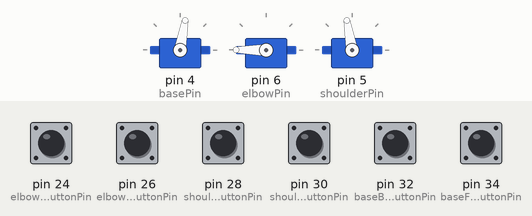
A sketch run on a simulated Arduino Mega 2560, built with avr-gcc and run on an emulated ATmega2560. On the bench: 3 × servo. Inputs (shaded band) come from the test bench; at power-on: pin 24 (elbowDownButtonPin), pin 26 (elbowUpButtonPin), pin 28 (shoulderDownButtonPin), pin 30 (shoulderUpButtonPin), pin 32 (baseBackwardButtonPin), pin 34 (baseForwardButtonPin) HIGH.

Above: at 1.2 s.
1.3 s: pin 28 (shoulderDownButtonPin) pulled LOW for 0.15 s
At 1.9 s:
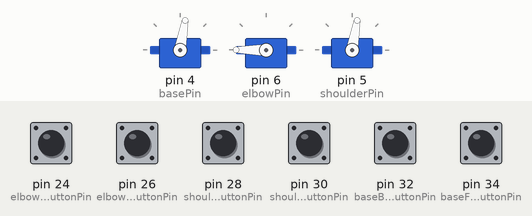
2.9 s: pin 30 (shoulderUpButtonPin) pulled LOW for 1 s
At 5.1 s:
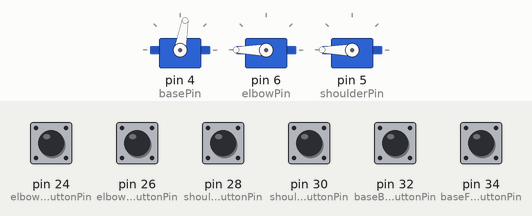
5.9 s: pin 32 (baseBackwardButtonPin) pulled LOW for 1 s
At 7.2 s:
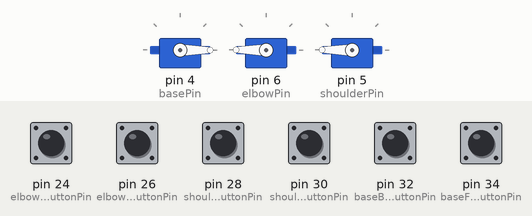
8.4 s: pin 24 (elbowDownButtonPin) pulled LOW for 0.15 s
At 9.2 s:
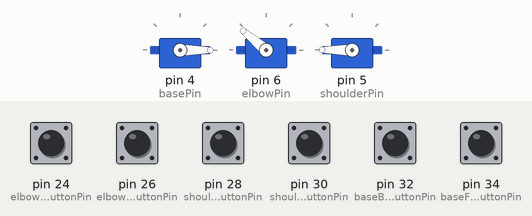
10.0 s: pin 34 (baseForwardButtonPin) pulled LOW for 0.15 s
At 10.4 s:
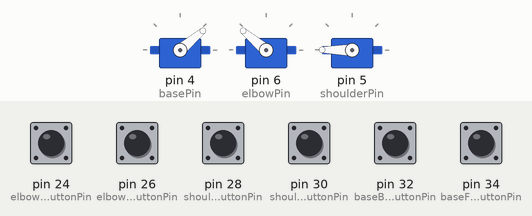
11.6 s: pin 26 (elbowUpButtonPin) pulled LOW for 0.15 s
At 12.8 s:
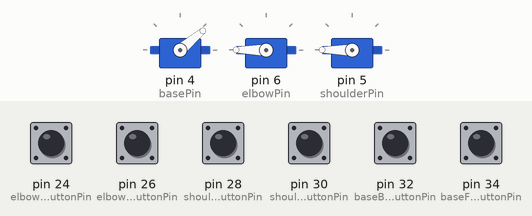
Timing chart, 0 to 14.2 s (numbered marks = the images above; inputs shaded):
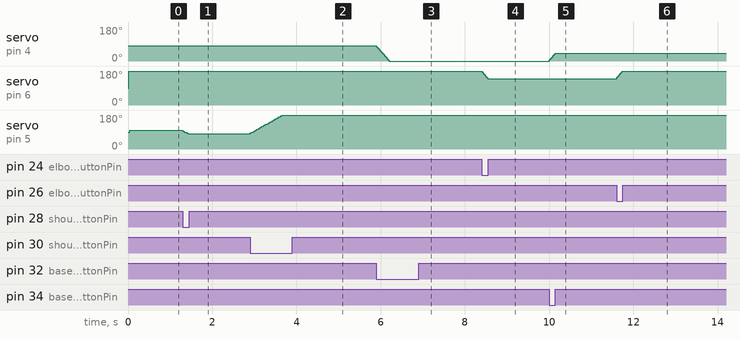

Measured:
- after the input at 1.3 s, servo on pin 5 (shoulderPin): 100° → 80° at once
- after the input at 2.9 s, servo on pin 5 (shoulderPin): moves from 80° to 180° over 0.76 s, starting at once
- after the input at 5.9 s, servo on pin 4 (basePin): moves from 80° to 0° over 0.30 s, starting at once
- after the input at 8.4 s, servo on pin 6 (elbowPin): 180° → 140° at once
- after the input at 10.0 s, servo on pin 4 (basePin): 0° → 40° at once
- after the input at 11.6 s, servo on pin 6 (elbowPin): 140° → 180° at once

The sketch:

buttons_robot_arm_control.ino
```cpp
#include <Servo.h>

Servo baseServo;
Servo shoulderServo;
Servo elbowServo;
Servo wristServo;

const int basePin = 4;
const int shoulderPin = 5;
const int elbowPin = 6;
const int wristPin = 7;

// Initial angles for each joint
int baseAngle = 80;
int shoulderAngle = 100;
int elbowAngle = 180;
int wristAngle = 90;

// Button pins
const int baseForwardButtonPin = 34;
const int baseBackwardButtonPin = 32;
const int shoulderUpButtonPin = 30;
const int shoulderDownButtonPin = 28;
const int elbowUpButtonPin = 26;
const int elbowDownButtonPin = 24;

void moveBase(int angle)
{
  baseServo.write(angle);
  baseAngle = angle;
  delay(20);
}

void moveShoulder(int angle)
{
  shoulderServo.write(angle);
  shoulderAngle = angle;
  delay(40);
}

void moveElbow(int angle)
{
  elbowServo.write(angle);
  elbowAngle = angle;
  delay(20);
}

void moveWrist(int angle)
{
  wristServo.write(angle);
  wristAngle = angle;
  delay(30);
}

void setup()
{
  baseServo.attach(basePin);
  elbowServo.attach(elbowPin);
  shoulderServo.attach(shoulderPin);

  pinMode(baseForwardButtonPin, INPUT_PULLUP);
  pinMode(baseBackwardButtonPin, INPUT_PULLUP);
  pinMode(shoulderUpButtonPin, INPUT_PULLUP);
  pinMode(shoulderDownButtonPin, INPUT_PULLUP);
  pinMode(elbowUpButtonPin, INPUT_PULLUP);
  pinMode(elbowDownButtonPin, INPUT_PULLUP);

  moveBase(baseAngle);
  moveElbow(elbowAngle);
  moveShoulder(shoulderAngle);
}

void loop()
{
  bool baseForwardButtonState = digitalRead(baseForwardButtonPin) == LOW;
  bool baseBackwardButtonState = digitalRead(baseBackwardButtonPin) == LOW;
  bool shoulderUpButtonState = digitalRead(shoulderUpButtonPin) == LOW;
  bool shoulderDownButtonState = digitalRead(shoulderDownButtonPin) == LOW;
  bool elbowUpButtonState = digitalRead(elbowUpButtonPin) == LOW;
  bool elbowDownButtonState = digitalRead(elbowDownButtonPin) == LOW;

  // Move base
  if (baseForwardButtonState && !baseBackwardButtonState)
  {
    baseAngle += 5;
    if (baseAngle > 180)
      baseAngle = 180;
    moveBase(baseAngle);
  }
  else if (!baseForwardButtonState && baseBackwardButtonState)
  {
    baseAngle -= 5;
    if (baseAngle < 0)
      baseAngle = 0;
    moveBase(baseAngle);
  }

  // Move shoulder
  if (shoulderUpButtonState && !shoulderDownButtonState)
  {
    shoulderAngle += 5;
    if (shoulderAngle > 180)
      shoulderAngle = 180;
    moveShoulder(shoulderAngle);
  }
  else if (!shoulderUpButtonState && shoulderDownButtonState)
  {
    shoulderAngle -= 5;
    if (shoulderAngle < 0)
      shoulderAngle = 0;
    moveShoulder(shoulderAngle);
  }

  // Move elbow
  if (elbowUpButtonState && !elbowDownButtonState)
  {
    elbowAngle += 5;
    if (elbowAngle > 180)
      elbowAngle = 180;
    moveElbow(elbowAngle);
  }
  else if (!elbowUpButtonState && elbowDownButtonState)
  {
    elbowAngle -= 5;
    if (elbowAngle < 0)
      elbowAngle = 0;
    moveElbow(elbowAngle);
  }
}
```
